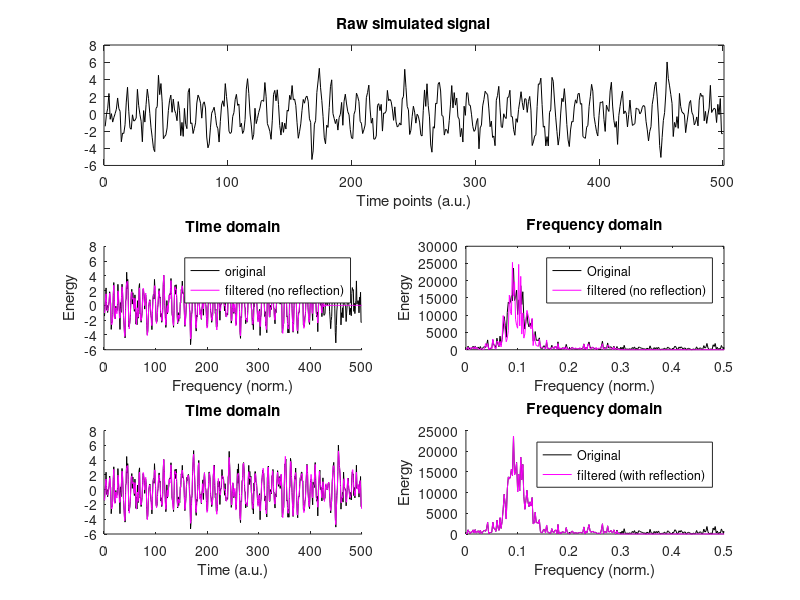
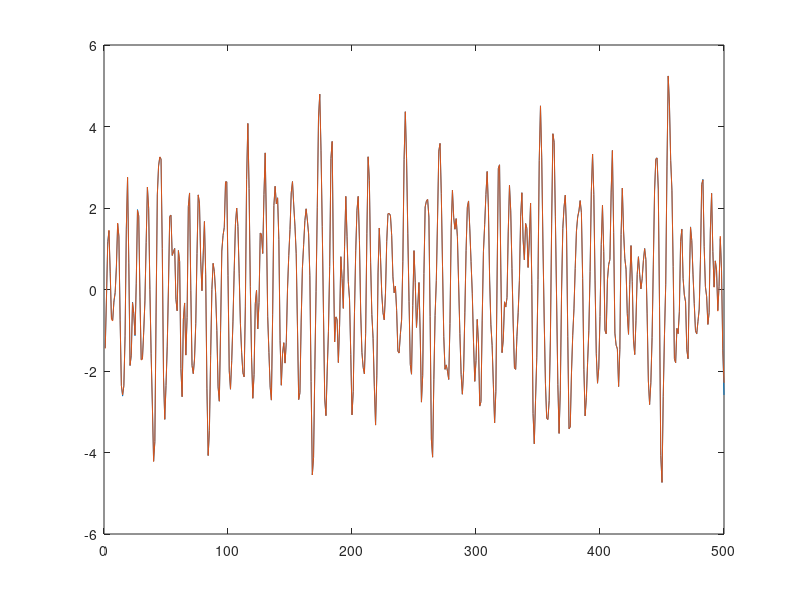

The MATLAB source for these figures, in order:
%% Implementation of the reflection method by Mike X Cohen to avoid undesired 
% edge effects when performing time-frequency analysis on EEG signals. 
% 
% Cedric Cannard, 2023

%% create a signal

N = 500;
hz = linspace(0,1,N);

% create a gaussian (see time domain denoising video)
gx = exp( -(4*log(2)*(hz-.1)/.1).^2 )*N/2;  

% generate random phase values between 0 and 2*pi are generated (rand part), 
% insert them into Euler's formula to give complex unit-length random factors, 
% point-wise multiply them by the gaussian (gx)
% and take the inverse fourier transform
% this creates a signal that has a lot of random values within some
% frequency range
signal = real(ifft( gx.*exp(1i*rand(1,N)*2*pi) )) + randn(1,N); 

% Plot it and its power
figure(1), clf
subplot(311)
plot(1:N,signal,'k')
set(gca,'xlim',[0 N+1])
title('Raw simulated signal')
xlabel('Time points (a.u.)')

subplot(324)
plot(hz,abs(fft(signal)).^2,'k','markerfacecolor','w')
set(gca,'xlim',[0 .5])
xlabel('Frequency (norm.)'), ylabel('Energy')
title('Frequency-domain signal representation')

%% Apply a low-pass zero-phase filter

% generate filter kernel
order = 150;
fkern = fir1(order,.6,'low'); %.6 is in term sof the Nyquist frequency C9orrespond to .3 on the frequency axis of the plot)
% figure; plot(fkern)

% zero-phase-shift filter
fsignal = filter(fkern,1,signal);               % forward
fsignal = filter(fkern,1,fsignal(end:-1:1));    % reverse
fsignal = fsignal(end:-1:1);                    % flip forward

% plot the original signal and filtered version
subplot(323), hold on
plot(1:N,signal,'k')
plot(1:N,fsignal,'m')
set(gca,'xlim',[0 N+1])
xlabel('Time (a.u.)')
title('Time domain')
legend('original','filtered (no reflection)')
xlabel('Frequency (norm.)'), ylabel('Energy')

% power spectra
subplot(324), hold on
plot(hz,abs(fft(fsignal)).^2,'m')
title('Frequency domain')
legend('Original','filtered (no reflection)')
set(gca,'xlim',[0 .5])

% Here, we can see edge effect in the time domain (flat line) and the power 
% spectrum shoulf be the same curve as before but without power above the cutoff
% at .3 on x-axis, but it is deformed

%% apply the reflection method by filter order

% reflect the signal by adding a backward-version of the signal before and
% after. 
reflectsig = [ signal(order:-1:1) signal signal(end:-1:end-order+1) ]; % here we use the length of the filter kernel as the length of the reflection
% refectsig = [ signal(end:-1:1) signal signal(end:-1:1) ]; % here we use the length of the whole signal 

% zero-phase-shift filter the reflected signal
reflectsig = filter(fkern,1,reflectsig);              % forward
reflectsig = filter(fkern,1,reflectsig(end:-1:1));    % reverse
reflectsig = reflectsig(end:-1:1);                    % flip forward

% chop off the reflected parts (now it has a length of 500 like the
% original signal)
fsignal = reflectsig(order+1:end-order);

% plot
subplot(325), hold on
plot(1:N,signal,'k')
plot(1:N,fsignal,'m')
set(gca,'xlim',[0 N+1])
xlabel('Time (a.u.)');
title('Time domain')
subplot(326), hold on
plot(hz,abs(fft(signal)).^2,'k')
plot(hz,abs(fft(fsignal)).^2,'m')
title('Frequency domain')
legend('Original','filtered (with reflection)')
set(gca,'xlim',[0 .5])
xlabel('Frequency (norm.)'), ylabel('Energy')


%% try again with filtfilt (requires signal processing toolbox)

fsignal1 = filtfilt(fkern,1,signal);

figure
plot(1:N,fsignal,1:N,fsignal1)
%  --> see only one line because filtfilt applies the reflection, but minor 
% differences if we zoom in, because of some additional padding

corr(fsignal(:),fsignal1(:))
